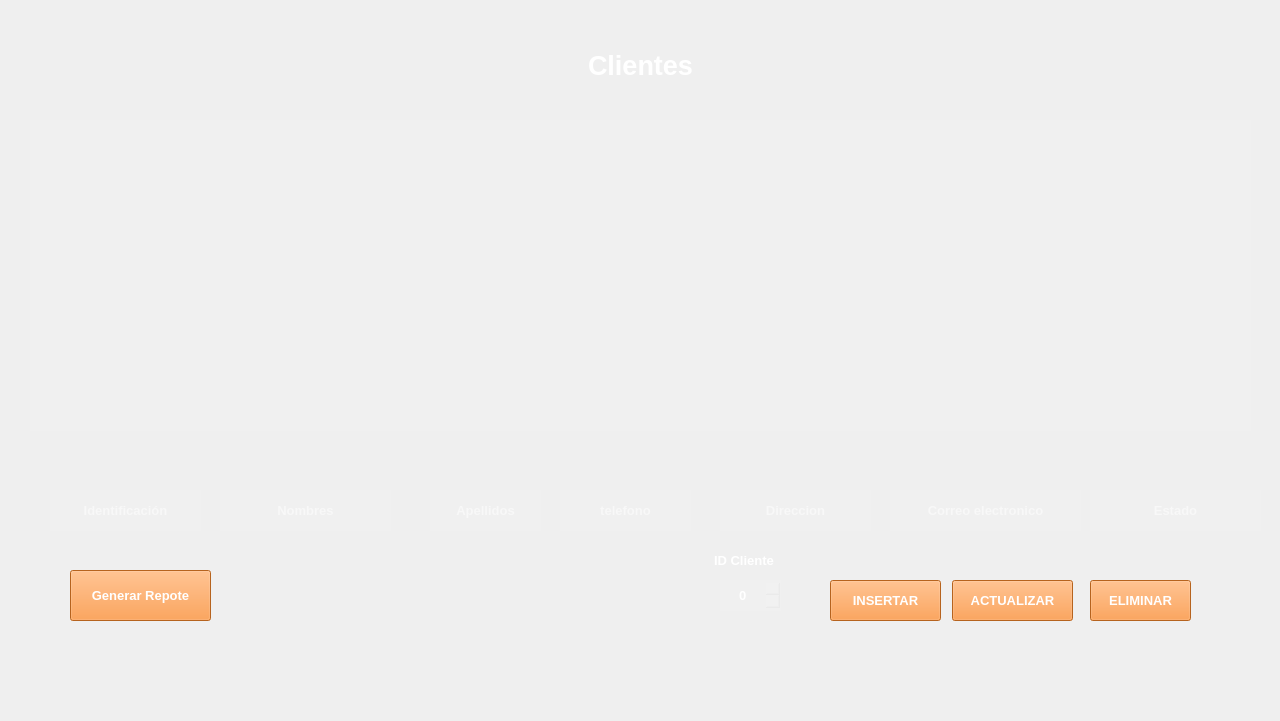
<?xml version="1.0" encoding="UTF-8"?>
<ui version="4.0">
 <class>MainWindow</class>
 <widget class="QMainWindow" name="MainWindow">
  <property name="geometry">
   <rect>
    <x>0</x>
    <y>0</y>
    <width>1280</width>
    <height>721</height>
   </rect>
  </property>
  <property name="sizePolicy">
   <sizepolicy hsizetype="Minimum" vsizetype="Minimum">
    <horstretch>0</horstretch>
    <verstretch>0</verstretch>
   </sizepolicy>
  </property>
  <property name="minimumSize">
   <size>
    <width>1280</width>
    <height>720</height>
   </size>
  </property>
  <property name="maximumSize">
   <size>
    <width>1920</width>
    <height>1080</height>
   </size>
  </property>
  <property name="font">
   <font>
    <family>Arial</family>
    <pointsize>12</pointsize>
    <weight>75</weight>
    <bold>true</bold>
   </font>
  </property>
  <property name="windowTitle">
   <string>Clientes</string>
  </property>
  <property name="windowIcon">
   <iconset>
    <normaloff>../imagenes/logoLibreria.svg</normaloff>../imagenes/logoLibreria.svg</iconset>
  </property>
  <property name="iconSize">
   <size>
    <width>50</width>
    <height>50</height>
   </size>
  </property>
  <widget class="QWidget" name="centralwidget">
   <property name="font">
    <font>
     <family>Arial</family>
     <pointsize>10</pointsize>
     <weight>75</weight>
     <bold>true</bold>
    </font>
   </property>
   <widget class="QTableWidget" name="tblWdgtUsuarios">
    <property name="geometry">
     <rect>
      <x>30</x>
      <y>120</y>
      <width>1221</width>
      <height>311</height>
     </rect>
    </property>
    <property name="minimumSize">
     <size>
      <width>0</width>
      <height>0</height>
     </size>
    </property>
    <property name="maximumSize">
     <size>
      <width>1920</width>
      <height>1080</height>
     </size>
    </property>
    <property name="styleSheet">
     <string notr="true">background-color: rgb(255, 255, 255,10);
color: rgb(0, 0, 0);
border:none;</string>
    </property>
   </widget>
   <widget class="QLabel" name="label">
    <property name="geometry">
     <rect>
      <x>250</x>
      <y>20</y>
      <width>781</width>
      <height>91</height>
     </rect>
    </property>
    <property name="font">
     <font>
      <family>Arial</family>
      <pointsize>20</pointsize>
      <weight>75</weight>
      <bold>true</bold>
     </font>
    </property>
    <property name="styleSheet">
     <string notr="true">color: rgb(255, 255, 255);</string>
    </property>
    <property name="text">
     <string>Clientes</string>
    </property>
    <property name="alignment">
     <set>Qt::AlignCenter</set>
    </property>
   </widget>
   <widget class="QPushButton" name="btnInsertar">
    <property name="geometry">
     <rect>
      <x>830</x>
      <y>580</y>
      <width>111</width>
      <height>41</height>
     </rect>
    </property>
    <property name="styleSheet">
     <string notr="true">QFrame{
	background-color: rgb(50, 145, 165);
}
QPushButton{
	
	background-color: rgb(255, 138, 42);
	color: rgb(255,255,255)
}
QPushButton:hover{
background-color: rgb(255, 104, 3);

}</string>
    </property>
    <property name="text">
     <string>INSERTAR</string>
    </property>
   </widget>
   <widget class="QPushButton" name="btnActualizar">
    <property name="geometry">
     <rect>
      <x>952</x>
      <y>580</y>
      <width>121</width>
      <height>41</height>
     </rect>
    </property>
    <property name="styleSheet">
     <string notr="true">QFrame{
	background-color: rgb(50, 145, 165);
}
QPushButton{
	
	background-color: rgb(255, 138, 42);
	color: rgb(255,255,255)
}
QPushButton:hover{
background-color: rgb(255, 104, 3);

}</string>
    </property>
    <property name="text">
     <string>ACTUALIZAR</string>
    </property>
   </widget>
   <widget class="QPushButton" name="btnEliminar">
    <property name="geometry">
     <rect>
      <x>1090</x>
      <y>580</y>
      <width>101</width>
      <height>41</height>
     </rect>
    </property>
    <property name="styleSheet">
     <string notr="true">QFrame{
	background-color: rgb(50, 145, 165);
}
QPushButton{
	
	background-color: rgb(255, 138, 42);
	color: rgb(255,255,255)
}
QPushButton:hover{
background-color: rgb(255, 104, 3);

}</string>
    </property>
    <property name="text">
     <string>ELIMINAR</string>
    </property>
   </widget>
   <widget class="QLineEdit" name="txtIdentificacion">
    <property name="geometry">
     <rect>
      <x>50</x>
      <y>490</y>
      <width>151</width>
      <height>41</height>
     </rect>
    </property>
    <property name="styleSheet">
     <string notr="true">background-color: rgb(255, 255, 255,10);
color: rgb(255, 255, 255);
border:none;</string>
    </property>
    <property name="alignment">
     <set>Qt::AlignCenter</set>
    </property>
    <property name="placeholderText">
     <string>Identificación</string>
    </property>
   </widget>
   <widget class="QLineEdit" name="txtTelefono">
    <property name="geometry">
     <rect>
      <x>560</x>
      <y>490</y>
      <width>131</width>
      <height>41</height>
     </rect>
    </property>
    <property name="styleSheet">
     <string notr="true">background-color: rgb(255, 255, 255,10);
color: rgb(255, 255, 255);
border:none;</string>
    </property>
    <property name="alignment">
     <set>Qt::AlignCenter</set>
    </property>
    <property name="placeholderText">
     <string>telefono</string>
    </property>
   </widget>
   <widget class="QLineEdit" name="txtDireccion">
    <property name="geometry">
     <rect>
      <x>720</x>
      <y>490</y>
      <width>151</width>
      <height>41</height>
     </rect>
    </property>
    <property name="styleSheet">
     <string notr="true">background-color: rgb(255, 255, 255,10);
color: rgb(255, 255, 255);
border:none;</string>
    </property>
    <property name="text">
     <string/>
    </property>
    <property name="alignment">
     <set>Qt::AlignCenter</set>
    </property>
    <property name="placeholderText">
     <string>Direccion</string>
    </property>
   </widget>
   <widget class="QSpinBox" name="spIdCliente">
    <property name="geometry">
     <rect>
      <x>720</x>
      <y>580</y>
      <width>61</width>
      <height>31</height>
     </rect>
    </property>
    <property name="styleSheet">
     <string notr="true">background-color: rgb(255, 255, 255,10);
color: rgb(255, 255, 255);
border:none;</string>
    </property>
    <property name="alignment">
     <set>Qt::AlignCenter</set>
    </property>
   </widget>
   <widget class="QLabel" name="lblUsuario">
    <property name="geometry">
     <rect>
      <x>650</x>
      <y>20</y>
      <width>131</width>
      <height>41</height>
     </rect>
    </property>
    <property name="text">
     <string/>
    </property>
   </widget>
   <widget class="QLabel" name="lblMensaje">
    <property name="geometry">
     <rect>
      <x>20</x>
      <y>540</y>
      <width>451</width>
      <height>16</height>
     </rect>
    </property>
    <property name="text">
     <string/>
    </property>
   </widget>
   <widget class="QPushButton" name="btnReporte">
    <property name="geometry">
     <rect>
      <x>70</x>
      <y>570</y>
      <width>141</width>
      <height>51</height>
     </rect>
    </property>
    <property name="styleSheet">
     <string notr="true">QFrame{
	background-color: rgb(50, 145, 165);
}
QPushButton{
	
	background-color: rgb(255, 138, 42);
	color: rgb(255,255,255)
}
QPushButton:hover{
background-color: rgb(255, 104, 3);

}</string>
    </property>
    <property name="text">
     <string>Generar Repote</string>
    </property>
   </widget>
   <widget class="QLineEdit" name="txtCorreo">
    <property name="geometry">
     <rect>
      <x>890</x>
      <y>490</y>
      <width>191</width>
      <height>41</height>
     </rect>
    </property>
    <property name="styleSheet">
     <string notr="true">background-color: rgb(255, 255, 255,10);
color: rgb(255, 255, 255);
border:none;</string>
    </property>
    <property name="text">
     <string/>
    </property>
    <property name="alignment">
     <set>Qt::AlignCenter</set>
    </property>
    <property name="placeholderText">
     <string>Correo electronico</string>
    </property>
   </widget>
   <widget class="QLineEdit" name="txtNombres">
    <property name="geometry">
     <rect>
      <x>220</x>
      <y>490</y>
      <width>171</width>
      <height>41</height>
     </rect>
    </property>
    <property name="styleSheet">
     <string notr="true">background-color: rgb(255, 255, 255,10);
color: rgb(255, 255, 255);
border:none;</string>
    </property>
    <property name="alignment">
     <set>Qt::AlignCenter</set>
    </property>
    <property name="placeholderText">
     <string>Nombres</string>
    </property>
   </widget>
   <widget class="QLineEdit" name="txtApellidos">
    <property name="geometry">
     <rect>
      <x>430</x>
      <y>490</y>
      <width>111</width>
      <height>41</height>
     </rect>
    </property>
    <property name="styleSheet">
     <string notr="true">background-color: rgb(255, 255, 255,10);
color: rgb(255, 255, 255);
border:none;</string>
    </property>
    <property name="alignment">
     <set>Qt::AlignCenter</set>
    </property>
    <property name="placeholderText">
     <string>Apellidos</string>
    </property>
   </widget>
   <widget class="QLabel" name="label_2">
    <property name="geometry">
     <rect>
      <x>714</x>
      <y>550</y>
      <width>81</width>
      <height>20</height>
     </rect>
    </property>
    <property name="styleSheet">
     <string notr="true">color: rgb(255, 255, 255);</string>
    </property>
    <property name="text">
     <string>ID Cliente</string>
    </property>
   </widget>
   <widget class="QLineEdit" name="txtEstado">
    <property name="geometry">
     <rect>
      <x>1090</x>
      <y>490</y>
      <width>171</width>
      <height>41</height>
     </rect>
    </property>
    <property name="styleSheet">
     <string notr="true">background-color: rgb(255, 255, 255,10);
color: rgb(255, 255, 255);
border:none;</string>
    </property>
    <property name="text">
     <string/>
    </property>
    <property name="maxLength">
     <number>50</number>
    </property>
    <property name="alignment">
     <set>Qt::AlignCenter</set>
    </property>
    <property name="placeholderText">
     <string>Estado</string>
    </property>
   </widget>
   <widget class="QLabel" name="label_3">
    <property name="geometry">
     <rect>
      <x>-30</x>
      <y>-20</y>
      <width>1411</width>
      <height>921</height>
     </rect>
    </property>
    <property name="text">
     <string/>
    </property>
    <property name="pixmap">
     <pixmap>../imagenes/fondo.svg</pixmap>
    </property>
   </widget>
   <zorder>label_3</zorder>
   <zorder>tblWdgtUsuarios</zorder>
   <zorder>label</zorder>
   <zorder>btnInsertar</zorder>
   <zorder>btnActualizar</zorder>
   <zorder>btnEliminar</zorder>
   <zorder>txtIdentificacion</zorder>
   <zorder>txtTelefono</zorder>
   <zorder>txtDireccion</zorder>
   <zorder>spIdCliente</zorder>
   <zorder>lblUsuario</zorder>
   <zorder>lblMensaje</zorder>
   <zorder>btnReporte</zorder>
   <zorder>txtCorreo</zorder>
   <zorder>txtNombres</zorder>
   <zorder>txtApellidos</zorder>
   <zorder>label_2</zorder>
   <zorder>txtEstado</zorder>
  </widget>
 </widget>
 <resources/>
 <connections/>
</ui>
